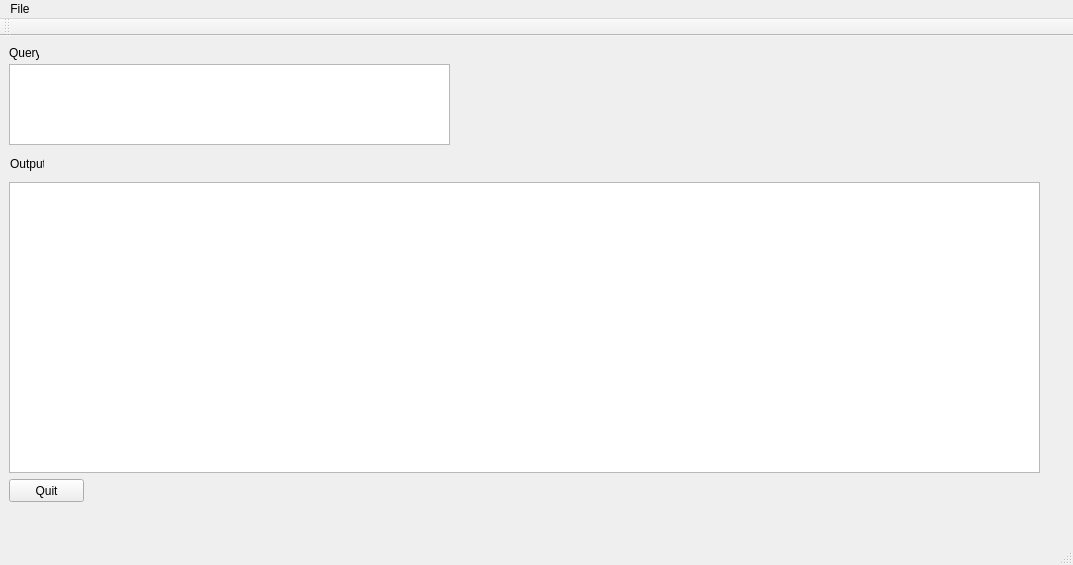
<?xml version="1.0" encoding="UTF-8"?>
<ui version="4.0">
 <class>MainWindow</class>
 <widget class="QMainWindow" name="MainWindow">
  <property name="geometry">
   <rect>
    <x>0</x>
    <y>0</y>
    <width>1073</width>
    <height>565</height>
   </rect>
  </property>
  <property name="windowTitle">
   <string>MainWindow</string>
  </property>
  <widget class="QWidget" name="centralWidget">
   <widget class="QTextEdit" name="textEditQuery">
    <property name="geometry">
     <rect>
      <x>9</x>
      <y>28</y>
      <width>441</width>
      <height>81</height>
     </rect>
    </property>
   </widget>
   <widget class="QLabel" name="label">
    <property name="geometry">
     <rect>
      <x>9</x>
      <y>9</y>
      <width>30</width>
      <height>16</height>
     </rect>
    </property>
    <property name="text">
     <string>Query</string>
    </property>
   </widget>
   <widget class="QLabel" name="label_2">
    <property name="geometry">
     <rect>
      <x>10</x>
      <y>120</y>
      <width>34</width>
      <height>16</height>
     </rect>
    </property>
    <property name="text">
     <string>Output</string>
    </property>
   </widget>
   <widget class="QTextEdit" name="textEdit">
    <property name="geometry">
     <rect>
      <x>9</x>
      <y>146</y>
      <width>1031</width>
      <height>291</height>
     </rect>
    </property>
   </widget>
   <widget class="QPushButton" name="quitButton">
    <property name="geometry">
     <rect>
      <x>9</x>
      <y>443</y>
      <width>75</width>
      <height>23</height>
     </rect>
    </property>
    <property name="text">
     <string>Quit</string>
    </property>
   </widget>
  </widget>
  <widget class="QMenuBar" name="menuBar">
   <property name="geometry">
    <rect>
     <x>0</x>
     <y>0</y>
     <width>1073</width>
     <height>21</height>
    </rect>
   </property>
   <widget class="QMenu" name="menuFile">
    <property name="title">
     <string>File</string>
    </property>
    <addaction name="actionOpen"/>
    <addaction name="actionSave"/>
   </widget>
   <addaction name="menuFile"/>
  </widget>
  <widget class="QToolBar" name="mainToolBar">
   <attribute name="toolBarArea">
    <enum>TopToolBarArea</enum>
   </attribute>
   <attribute name="toolBarBreak">
    <bool>false</bool>
   </attribute>
  </widget>
  <widget class="QStatusBar" name="statusBar"/>
  <action name="actionOpen">
   <property name="text">
    <string>Open</string>
   </property>
  </action>
  <action name="actionSave">
   <property name="text">
    <string>Save</string>
   </property>
  </action>
 </widget>
 <layoutdefault spacing="6" margin="11"/>
 <resources/>
 <connections/>
</ui>
